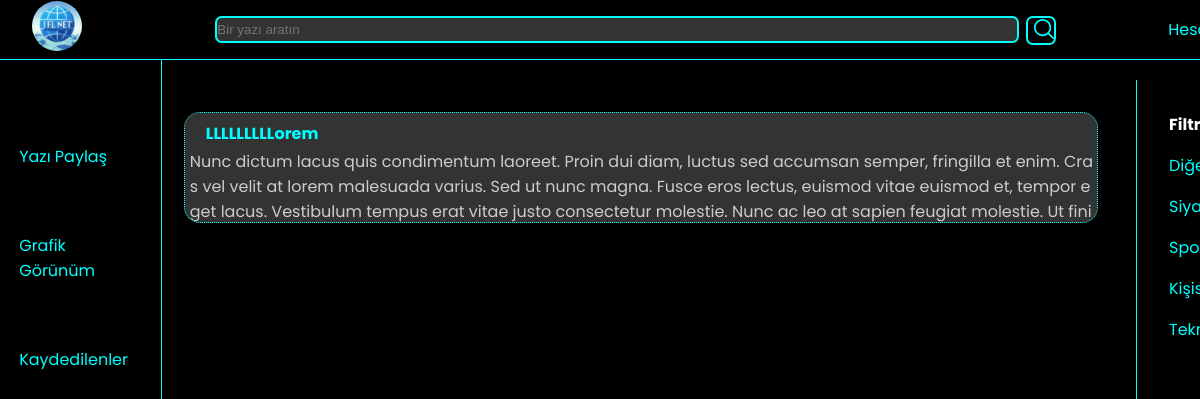
/ (signed in), run on an earlier commit of the app's database.
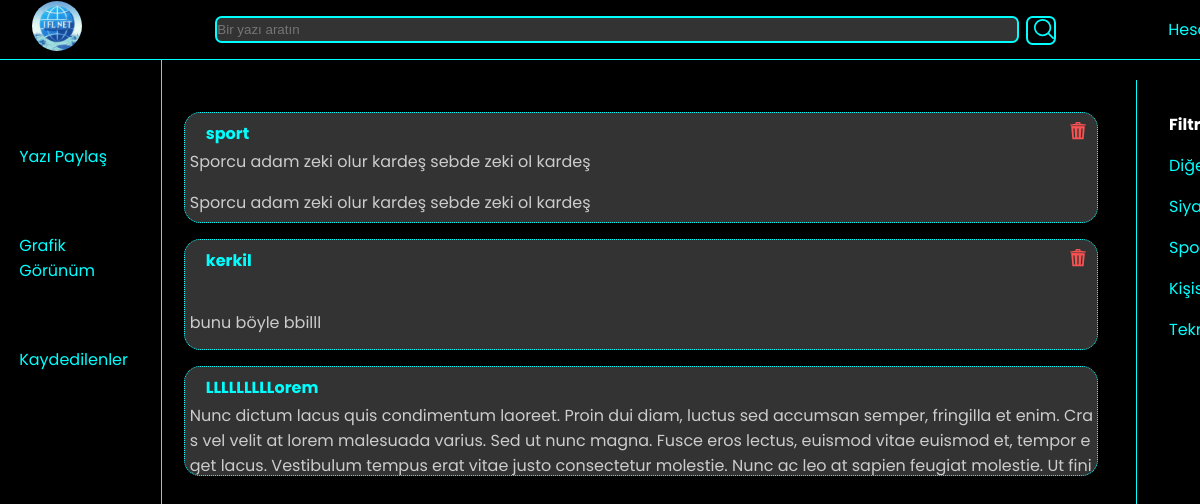
And on a later commit of the database.
### app.py (models this page shows)
class Yazilar(db.Model):
    id = db.Column(db.Integer, primary_key=True)
    message = db.Column(db.String(10000), nullable=False)
    user_id = db.Column(db.Integer, db.ForeignKey('user.id'), nullable=False)
    baslik = db.Column(db.String(50), nullable=False, unique=True)
    kaydedilme_sayısı = db.relationship('YaziKaydet',backref='Yazilar',lazy='dynamic')
    kategori = db.Column(db.String(50),nullable=False, default="Diğer")

### app.py (the view)
@app.route('/', methods=['GET', 'POST'])
def home():
    if current_user.is_authenticated:
        filter = request.args.get('filter',  type = str)
        arama = False
        arama_bulunan = 0
        aranan = " "
        if request.method == 'POST':
            yazilar = Yazilar.query.filter(Yazilar.baslik.contains(request.form.get('arama'))).all()
            if not yazilar:
                yazilar = Yazilar.query.filter(Yazilar.message.contains(request.form.get('arama'))).all()
            arama = True
            if yazilar:
                arama_bulunan = len(yazilar)
            print('arama bulunan => ' + str(arama_bulunan))
            aranan = request.form.get('arama')
        else:
            if filter:
                yazilar = Yazilar.query.filter(Yazilar.kategori == filter)
                if  yazilar.count() < 1:
                    yazilar = None
            else:
                yazilar = Yazilar.query.all()
        return  render_template('home.html', yazilar = yazilar, c_user = current_user, filtre=filter,kategoriler = ["diğer", "siyaset", "spor", "kişisel-gelişim", "teknoloji"], arama=arama, arama_bulunan=arama_bulunan, aranan=aranan)
    else:
        return "Lütfen giriş yapın"

### app.py (called while the page is built)
@login_manager.user_loader
def load_user(user_id):
    return User.query.get(int(user_id))

@app.before_request
def make_session_permanent():
    session.permanent = True

### templates/home.html (shortened to what this page needs)
{% extends "base.html" %}
{%block title%} <title>IFLNET</title>
<link rel="stylesheet" href="../static/css/home/main.css">
{%endblock%}
{% block content %}
    <section class="ana">
        <div class="yazilar">
            <ul class="yazi">
                {% if yazilar %}
                    {% for yazi in yazilar|reverse %}
                        <a class="yazi-link" href="/yazi/{{yazi.baslik}}"> <li>
                            <div class="post-ici">
                                <div class="baslik-kismi">
                                    <span class="baslik-class"> {{yazi.baslik}} </span><span class="uzat"></a></span>
                                    {% if c_user.id == yazi.user_id %}
                                    <a href="/yazi/{{yazi.baslik}}/kaldir"><img src="../static/images/sil.svg" alt="Sil" width="20px"></a>
                                    {% endif %}
                                    <a class="yazi-link" href="/yazi/{{yazi.baslik}}">
                                </div>
                                <br> <div class="yazi-icerik">
                                    {{yazi.message|safe}}
                                </div> </div> </li></a>
                    {% endfor %}
                {% else %}
                    <div class="bulunamadi">
                        <h3>Hiçbir yazı bulunamadı.</h3> <img src="../static/images/sad-doge.png" alt="sad doge" width="400px">
                    </div>
                {% endif %}
        {% if not arama %}
        <div class="filtre" id="filtre">
            <ul>
                <div class="label-bas">
                    {% if filtre %}
                    <a href="/"><span class="aktif-label">Filtreleri <br>Kaldır</span></a>
                    {% else %}
                    <span class="deaktif-label"><b>Filtrele</b></span>
                    {% endif %}
                </div>
                {% for kategori in kategoriler %}
                    {% if filtre == kategori %}
                        <li class="aktif" ><a href="/" name="aktif"> {{kategori}} ✓</a></li>
                    {% else %}
                        <li><a href="http://127.0.0.1:5000/?filter={{kategori}}">{{kategori}}</a></li>
                    {% endif %}
                {% endfor %}
            </ul>
        </div>
        {% endif %}
    </section>
{% endblock %}

### templates/base.html (shortened to what this page needs)
<!DOCTYPE html>
<html lang="en">
<head>
    {%block title%}{%endblock%}
    <link rel="stylesheet" href="../static/css/base/main.css">
</head>
<body>
    <div class="navbar-top">
        <div class="logo">
            <a href="/"><img src="../static/images/ifl_net.jpg" alt="LOGO" width="50px"></a>
        </div>
        <div class="arama">
            <form action="/" method="POST" id="arat">
                <input type="text" class="ara-bar" name="arama" placeholder="Bir yazı aratın">
                <button class="ara-btn" type="submit" form="arat"><img src="../static/images/arama.svg" alt="Ara" width="20px"></button>
            </form>
        </div>
        <div class="hesabim">
            <a href="#">Hesabim</a>
        </div>
    </div>
    <div class="navbar">
        <div class="container">
            <ul>
                <li><a href="{{url_for('yazi_yaz')}}">Yazı Paylaş</a></li>
                <li><a href="#">Grafik Görünüm</a></li>
                <li><a href="{{url_for('kaydedilenler')}}">Kaydedilenler</a></li>
            </ul>
        </div>
    </div>
        {% block content %} {% endblock %}
</body>
</html>

### static/css/home/main.css (style rules this page uses)
section.ana { margin-left: 10em; display: inline-flex; color: white; }
section.ana .yazilar { margin: 1em 0.5em 0 0.5em; width: 60em; }
section.ana .yazilar .yazi-link { z-index: 5; }
section.ana .yazilar span { font-weight: bold; margin-left: 1em; margin-top: -0.5em; overflow: hidden; color: var(--vurgu); }
section.ana .yazilar a { text-decoration: none; color: whitesmoke; }
section.ana .yazilar a { text-decoration: none; color: var(--acik-gri); }
section.ana .yazilar p { overflow: hidden; }
section.ana .yazilar li { cursor: pointer; background-color: var(--koyu-gri); margin-top: 1em; margin-left: -1.5em; width: 57em; border: 1px dotted var(--vurgu); border-radius: 1em; height: 6.8em; overflow-y: hidden; }
section.ana .yazilar li .post-ici { display: inline-block; margin-left: 0.3em; margin-top: 0.5em; }
section.ana .yazilar li .post-ici .yazi-icerik { margin-top: -0.8em; word-break: break-all; }
section.ana .yazilar li .baslik-kismi { display: inline-flex; }
section.ana .yazilar li .baslik-kismi img { position: absolute; right: 3em; margin-bottom: 0; }
.filtre { position: fixed; background-color: var(--main); width: 10em; height: 999em; margin-left: 61em; border-left: 1px solid var(--vurgu); }
.filtre .label-bas { margin-left: -0.5em; }
.filtre ul { margin-top: 2em; text-transform: capitalize; }
.filtre ul span { paddings-bottom: 2em; padding-left: -0.1em; }
.filtre ul li { margin-top: 1em; margin-left: -0.5em; color: var(--vurgu); }
.filtre ul li a { text-decoration: none; }
.filtre ul li a { color: var(--vurgu); }

### static/css/base/main.css (style rules this page uses)
:root { --main: #000000; --vurgu: #00FFFF; --koyu-gri: #333333; --acik-gri: #CCCCCC; }
span { pointer-events: none; white-space: nowrap; }
body { display: inline-block; background: var(--main); font-family: "Poppins"; margin: 0; position: relative; }
ul { list-style-type: none; }
.navbar-top { align-items: center; text-align: center; position: fixed; display: inline-flex; z-index: 100; background-color: var(--main); border-bottom: 1px solid var(--vurgu); padding-left: 5em; }
.navbar-top .logo { display: inline-flex; color: black; margin-left: -3em; width: 50px; }
.navbar-top .logo img { border-radius: 5em; width: 50px; height: 50px; }
.navbar-top .arama { margin-top: 1em; padding-bottom: 1em; }
.navbar-top .arama button.ara-btn { position: absolute; border-color: var(--vurgu); border-radius: 0.5em; border-style: solid; background-color: var(--main); width: 30px; margin-bottom: -0.3em; margin-left: 0.5em; }
.navbar-top .arama button.ara-btn img { filter: invert(100%) sepia(54%) saturate(4364%) hue-rotate(101deg) brightness(107%) contrast(101%); }
.navbar-top .arama input.ara-bar { color: white; border-radius: 0.5em; border-style: solid; border-color: var(--vurgu); background-color: var(--koyu-gri); margin-left: 10em; width: 60em; padding: 0.3em 0; }
.navbar-top .hesabim { margin-left: 10em; padding-right: 2em; }
.navbar-top .hesabim a { text-decoration: none; color: var(--vurgu); margin-left: -0.7em; }
.navbar { position: fixed; background: var(--main); border-right: 1px solid var(--vurgu); padding: 0 2em 0 3.7em; width: 70px; height: 999em; }
.navbar .container { display: flex; place-content: space-between; }
.navbar ul { display: block; margin-top: 5em; margin-left: -5em; }
.navbar ul li { margin: 4em 0 4em 0; }
.navbar ul li a:link { color: var(--vurgu); text-decoration: none; }

What changed in the data, as far as the page shows it:
added Yazilar: baslik "sport", message "Sporcu adam zeki olur kardeş sebde zeki ol kardeş Sporcu adam zeki olur kardeş sebde zeki ol kardeş"
added Yazilar: baslik "kerkil", message "bunu böyle bbilll"
